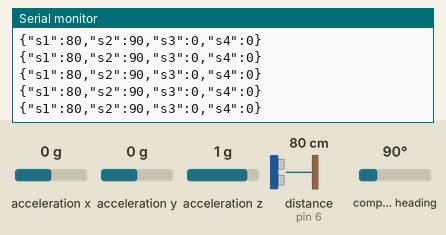
Bench run of a sketch on a simulated Arduino Uno, built for the host (arithmetic inside an expression is 32-bit, double 64-bit). Shown: the last lines printed to the serial monitor. Wiring (inferred from the names in the program): ultrasonic range finder: trigger pin 5; echo pin 6. The test bench sets the inputs (shaded band); at power-on: acceleration x 0 g, distance to the obstacle (sensor on pin 6) 80 cm, acceleration y 0 g, acceleration z 1 g, compass heading 90°. The echo pulse lasts 58.3 µs per cm.

Above: at 2.2 s.
2.3 s: acceleration x set to -1.4 g
At 2.35 s:
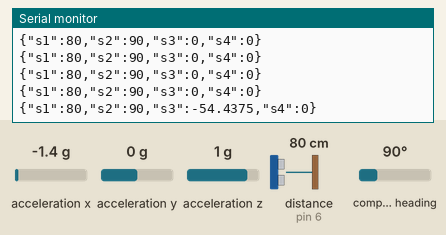
3.8 s: distance to the obstacle (sensor on pin 6) set to 2 cm
At 3.83 s:
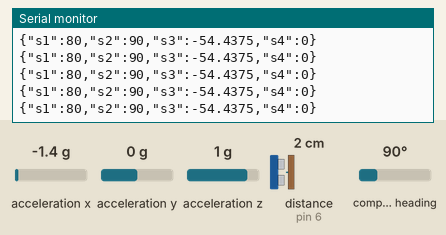
5.3 s: acceleration y set to -1.4 g
At 5.34 s:
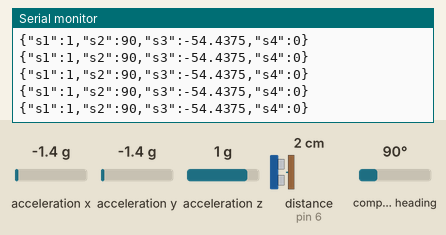
6.8 s: acceleration z set to -1.4 g
At 6.8 s:
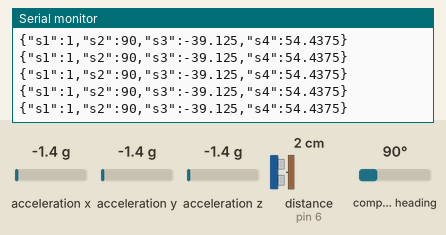
8.3 s: distance to the obstacle (sensor on pin 6) set to 4 cm
At 8.33 s:
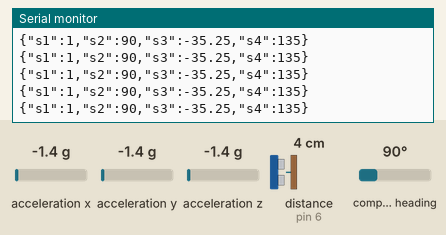
9.8 s: compass heading set to 7°
At 9.8 s:
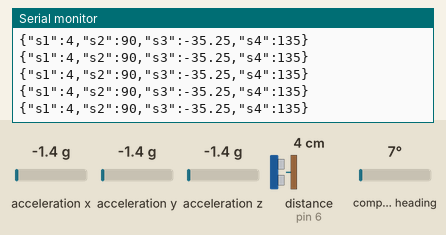
Timing chart, 0 to 12.3 s (numbered marks = the images above; inputs shaded):
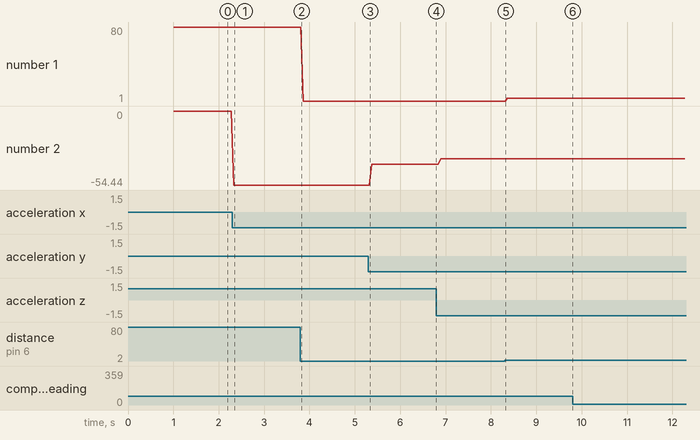

Measured:
- after the input at 2.3 s, the serial monitor: prints a new line at once (image 1)
- plotted number 2: 0 → -54.44 after the input at 2.3 s, -54.44 → -39.12 after the input at 5.3 s, -39.12 → -35.25 after the input at 6.8 s

The sketch:

kayakControl.ino
```cpp
/*
 * Throttle Controller
 * by Tyson Moll
 *
 * References:
 * Ultrasonic Tutorial by Rui Santos, https://randomnerdtutorials.com
 * C&C18 JSON Input Demo by Nick Puckett and Kate Hartman
 * C&C18 Orientation Sensor Demo by Nick Puckett and Kate Hartman
 *
 *  * For Arduino Micro
 * O Sensor       Arduino
 * SDA*            D2
 * SCL*            D3
 */
#include <Wire.h>
#include <Adafruit_Sensor.h>
#include <Adafruit_BNO055.h>
#include <utility/imumaths.h>
#include <ArduinoJson.h>

// Orientation
Adafruit_BNO055 orientationSensor = Adafruit_BNO055();  //create a orienation sensor object
unsigned long lastRead;   //used for the sampleRate timer
int sampleRate = 100;     //the sampleRate for reading the sensor.  Without this it will crash.
float xOrientation;     //holds the X orientation    Degrees
float yOrientation;     //holds the Y orientation    Degrees
float zOrientation;      //holds the Z orientation   Degrees

// Ultrasonic
int trigPin = 5;    // Ultrasonic Trigger
int echoPin = 6;    // Ultrasonic Echo
long duration, cm; // Units for Ultrasonic
unsigned long lastSend, sonicCount;
int sendRate = 50;
int sonicRate = sendRate;

void setup() {
  Serial.begin(9600);
  pinMode(trigPin, OUTPUT); // Ultrasonic
  pinMode(echoPin, INPUT);

  if(!orientationSensor.begin()) //connect to the sensor and print an error if there is a problem
    {
    Serial.println("Can't connect to the Sensor. Check the Wiring");
    while(1);
    }

  delay(1000);  ///wait for one second for everything to start up.

  orientationSensor.setExtCrystalUse(true);
}

void loop()

{

  // Orientation
  if(millis()-lastRead>=sampleRate) {
    sensors_event_t event; //create an event variable
    orientationSensor.getEvent(&event); //pass it to the BNO055 object

    //get the values
    xOrientation = event.orientation.x;
    yOrientation = event.orientation.y;
    zOrientation = event.orientation.z;

    /*
    //print the data
    Serial.print("X: ");
    Serial.print(xOrientation);
    Serial.print("  Y:  ");
    Serial.print(yOrientation);
    Serial.print("  Z:  ");
    Serial.println(zOrientation);
  */

    lastRead = millis(); //save the value of the current time so the timer works
  }

  // Ultrasonic
  if (millis() - sonicCount >= sonicRate) {
    digitalWrite(trigPin, LOW); // LOW clearing ensures clean HIGH pulse
    delayMicroseconds(5); // 0.000005 seconds
    digitalWrite(trigPin, HIGH); // Triggers ultrasonic signal
    delayMicroseconds(10);
    digitalWrite(trigPin, LOW);

    // Read the signal from the sensor: a HIGH pulse whose
    // duration is the time (in microseconds) from the sending
    // of the ping to the reception of its echo off of an object.
    pinMode(echoPin, INPUT);
    duration = pulseIn(echoPin, HIGH);

    // Convert the time into a distance
    cm = (duration/2) / 29.1;     // Divide by 29.1 or multiply by 0.0343

    /*
    Serial.print(cm); // Report unit distance
    Serial.print("cm");
    Serial.println();
    */

    sonicCount = millis(); // Refresh
  }

  // use a timer to stablize the data send
  if (millis() - lastSend >= sendRate) {
      //send the values to P5 over serial
      DynamicJsonBuffer messageBuffer(200);                   //create the Buffer for the JSON object
      JsonObject& p5Send = messageBuffer.createObject();      //create a JsonObject variable in that buffer

      //assigns variable values to json object keys
      p5Send["s1"]=cm;
      p5Send["s2"]=xOrientation;
      p5Send["s3"]=yOrientation;
      p5Send["s4"]=zOrientation;
      p5Send.printTo(Serial);    //print JSON object as a string
      Serial.println();          //print a \n character to the serial port to distinguish between objects

      lastSend = millis(); // Refresh
  }
}
```
